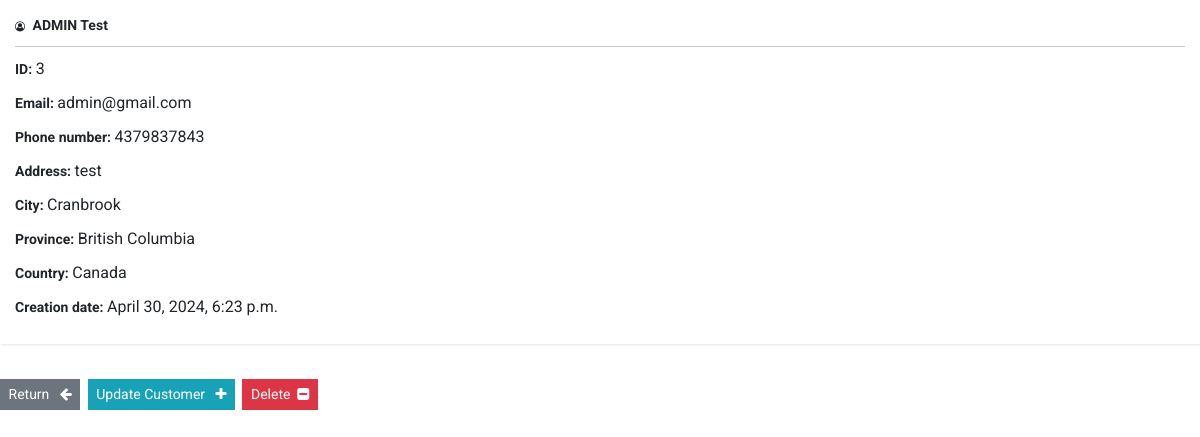
Screenshot of /customer/3 (signed in) with the database file from the repository.
### myapp/models.py (models this page shows, shortened)
class Customer(models.Model):
  creation_date = models.DateTimeField(auto_now_add=True)
  first_name = models.CharField(max_length=100)
  last_name = models.CharField(max_length=100)
  email = models.CharField(max_length=255)
  phone = models.CharField(max_length=10)
  address = models.CharField(max_length=255)
  city = models.CharField(max_length=255)
  province = models.CharField(max_length=255)
  country = models.CharField(max_length=125)

### myapp/views.py (the view)
# urls.py: path('customer/<int:pk>', views.singular_customer, name="customer"),
@login_required(login_url='login')
def singular_customer(request, pk):
    all_customers = Customer.objects.get(id=pk)
    context = {'customer':all_customers}
    return render(request, 'myapp/view-customer.html', context=context)

### myapp/templates/myapp/view-customer.html (shortened to what this page needs)
{% extends 'myapp/base.html' %}
{% block content %}
    <div class="card">
        <div class="card-body">
            <i class="fa fa-user-circle-o" aria-hidden="true"></i> &nbsp;
            <strong>
                {{customer.last_name|upper}}
                {{customer.first_name}}
            </strong>
            <hr>
            <p> <strong> ID: </strong> {{customer.id}} </p>
            <p> <strong> Email: </strong> {{customer.email}} </p>
            <p> <strong> Phone number: </strong> {{customer.phone}} </p>
            <p> <strong> Address: </strong> {{customer.address}} </p>
            <p> <strong> City: </strong> {{customer.city}} </p>
            <p> <strong> Province: </strong> {{customer.province}} </p>
            <p> <strong> Country: </strong> {{customer.country}} </p>
            <p> <strong> Creation date: </strong> {{customer.creation_date}} </p>
        </div>
    </div>
    <br>
    <a href="{% url 'index' %}" class="btn btn-secondary"> Return &nbsp; <i class="fa fa-arrow-left" aria-hidden="true"></i> </a>
    <a href="{% url 'update-customer' customer.id %}" class="btn btn-info"> Update Customer &nbsp; <i class="fa fa-plus" aria-hidden="true"></i> </a>
    <a href="{% url 'delete-customer' customer.id %}" class="btn btn-danger"> Delete &nbsp;<i class="fa fa-minus-square" aria-hidden="true"></i> </a>
{% endblock %}

### static/css/custom.css (style rules this page uses)
button, p { font-size: 16px !important; }
span, a, strong { font-size: 14px !important; }

### rows the page displays
Customer: last_name "ADMIN", first_name "Test", id "3", email "admin@gmail.com", phone "4379837843", address "test", city "Cranbrook", province "British Columbia", country "Canada", creation_date "April 30, 2024, 6:23 p.m."
